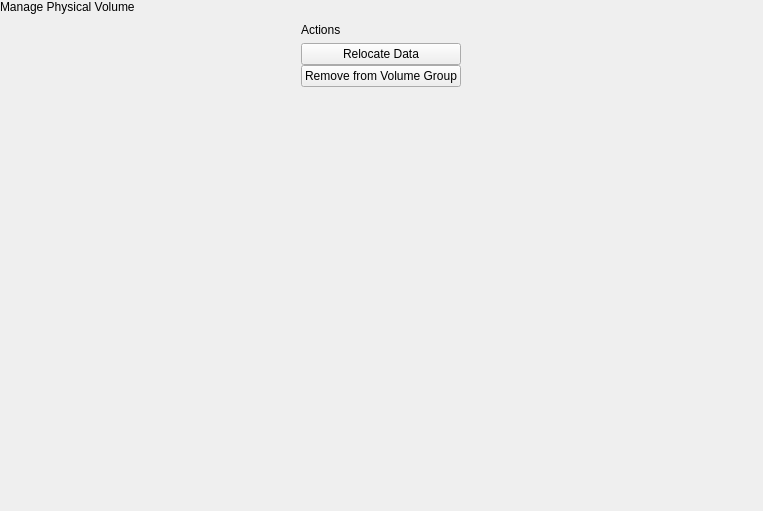
<?xml version="1.0" encoding="UTF-8"?>
<ui version="4.0">
 <class>PvRemovePopover</class>
 <widget class="QWidget" name="PvRemovePopover">
  <property name="geometry">
   <rect>
    <x>0</x>
    <y>0</y>
    <width>763</width>
    <height>511</height>
   </rect>
  </property>
  <property name="windowTitle">
   <string>Form</string>
  </property>
  <layout class="QVBoxLayout" name="verticalLayout">
   <property name="spacing">
    <number>0</number>
   </property>
   <property name="leftMargin">
    <number>0</number>
   </property>
   <property name="topMargin">
    <number>0</number>
   </property>
   <property name="rightMargin">
    <number>0</number>
   </property>
   <property name="bottomMargin">
    <number>0</number>
   </property>
   <item>
    <widget class="tStackedWidget" name="stackedWidget">
     <property name="currentIndex">
      <number>0</number>
     </property>
     <widget class="QWidget" name="settingsPage">
      <layout class="QVBoxLayout" name="verticalLayout_2">
       <property name="spacing">
        <number>0</number>
       </property>
       <property name="leftMargin">
        <number>0</number>
       </property>
       <property name="topMargin">
        <number>0</number>
       </property>
       <property name="rightMargin">
        <number>0</number>
       </property>
       <property name="bottomMargin">
        <number>0</number>
       </property>
       <item>
        <widget class="tTitleLabel" name="titleLabel">
         <property name="text">
          <string>Manage Physical Volume</string>
         </property>
        </widget>
       </item>
       <item alignment="Qt::AlignHCenter">
        <widget class="QWidget" name="actionsWidget" native="true">
         <layout class="QVBoxLayout" name="verticalLayout_3">
          <item>
           <widget class="tSubtitleLabel" name="label">
            <property name="text">
             <string>Actions</string>
            </property>
           </widget>
          </item>
          <item>
           <layout class="QVBoxLayout" name="verticalLayout_4">
            <property name="spacing">
             <number>0</number>
            </property>
            <item>
             <widget class="QPushButton" name="relocateButton">
              <property name="text">
               <string>Relocate Data</string>
              </property>
              <property name="icon">
               <iconset theme="lvm-pv-evict">
                <normaloff>../../libthefrisbee/operations</normaloff>../../libthefrisbee/operations</iconset>
              </property>
             </widget>
            </item>
            <item>
             <widget class="QPushButton" name="removeButton">
              <property name="text">
               <string>Remove from Volume Group</string>
              </property>
              <property name="icon">
               <iconset theme="edit-delete">
                <normaloff>.</normaloff>.</iconset>
              </property>
             </widget>
            </item>
           </layout>
          </item>
         </layout>
        </widget>
       </item>
       <item>
        <spacer name="verticalSpacer">
         <property name="orientation">
          <enum>Qt::Vertical</enum>
         </property>
         <property name="sizeHint" stdset="0">
          <size>
           <width>20</width>
           <height>40</height>
          </size>
         </property>
        </spacer>
       </item>
      </layout>
     </widget>
     <widget class="QWidget" name="relocatePage">
      <layout class="QVBoxLayout" name="verticalLayout_7">
       <property name="spacing">
        <number>0</number>
       </property>
       <property name="leftMargin">
        <number>0</number>
       </property>
       <property name="topMargin">
        <number>0</number>
       </property>
       <property name="rightMargin">
        <number>0</number>
       </property>
       <property name="bottomMargin">
        <number>0</number>
       </property>
       <item>
        <widget class="tTitleLabel" name="titleLabel_2">
         <property name="text">
          <string>Relocate Data</string>
         </property>
        </widget>
       </item>
       <item alignment="Qt::AlignHCenter">
        <widget class="QWidget" name="relocateDataWidget" native="true">
         <layout class="QVBoxLayout" name="verticalLayout_5">
          <item>
           <widget class="tSubtitleLabel" name="label_2">
            <property name="text">
             <string>Relocate Data?</string>
            </property>
           </widget>
          </item>
          <item>
           <widget class="QLabel" name="label_3">
            <property name="text">
             <string>Relocating data from this block will move extents from this block to other blocks in the volume group.</string>
            </property>
            <property name="wordWrap">
             <bool>true</bool>
            </property>
           </widget>
          </item>
          <item>
           <widget class="QLabel" name="label_4">
            <property name="text">
             <string>Once the data has been relocated, all extents on this block will be free.</string>
            </property>
            <property name="wordWrap">
             <bool>true</bool>
            </property>
           </widget>
          </item>
          <item>
           <widget class="QPushButton" name="doRelocateButton">
            <property name="text">
             <string>Relocate Data</string>
            </property>
            <property name="icon">
             <iconset theme="lvm-pv-evict">
              <normaloff>../../libthefrisbee/operations</normaloff>../../libthefrisbee/operations</iconset>
            </property>
           </widget>
          </item>
         </layout>
        </widget>
       </item>
       <item>
        <spacer name="verticalSpacer_2">
         <property name="orientation">
          <enum>Qt::Vertical</enum>
         </property>
         <property name="sizeHint" stdset="0">
          <size>
           <width>20</width>
           <height>40</height>
          </size>
         </property>
        </spacer>
       </item>
      </layout>
     </widget>
     <widget class="QWidget" name="removePage">
      <layout class="QVBoxLayout" name="verticalLayout_9">
       <property name="spacing">
        <number>0</number>
       </property>
       <property name="leftMargin">
        <number>0</number>
       </property>
       <property name="topMargin">
        <number>0</number>
       </property>
       <property name="rightMargin">
        <number>0</number>
       </property>
       <property name="bottomMargin">
        <number>0</number>
       </property>
       <item>
        <widget class="tTitleLabel" name="titleLabel_3">
         <property name="text">
          <string>Remove from Volume Group</string>
         </property>
        </widget>
       </item>
       <item alignment="Qt::AlignHCenter">
        <widget class="QWidget" name="removeWidget" native="true">
         <layout class="QVBoxLayout" name="verticalLayout_6">
          <item>
           <widget class="tSubtitleLabel" name="label_5">
            <property name="text">
             <string>Remove Options</string>
            </property>
           </widget>
          </item>
          <item>
           <widget class="QCheckBox" name="overwriteSpaceBox">
            <property name="text">
             <string>Also overwrite space</string>
            </property>
           </widget>
          </item>
          <item>
           <widget class="QPushButton" name="removeButton_2">
            <property name="text">
             <string>Remove from Volume Group</string>
            </property>
            <property name="icon">
             <iconset theme="edit-delete">
              <normaloff>.</normaloff>.</iconset>
            </property>
           </widget>
          </item>
         </layout>
        </widget>
       </item>
       <item>
        <spacer name="verticalSpacer_3">
         <property name="orientation">
          <enum>Qt::Vertical</enum>
         </property>
         <property name="sizeHint" stdset="0">
          <size>
           <width>20</width>
           <height>400</height>
          </size>
         </property>
        </spacer>
       </item>
      </layout>
     </widget>
     <widget class="QWidget" name="doRemovePage">
      <layout class="QVBoxLayout" name="verticalLayout_12">
       <property name="spacing">
        <number>0</number>
       </property>
       <property name="leftMargin">
        <number>0</number>
       </property>
       <property name="topMargin">
        <number>0</number>
       </property>
       <property name="rightMargin">
        <number>0</number>
       </property>
       <property name="bottomMargin">
        <number>0</number>
       </property>
       <item>
        <widget class="tTitleLabel" name="titleLabel_4">
         <property name="text">
          <string>Remove from Volume Group</string>
         </property>
        </widget>
       </item>
       <item alignment="Qt::AlignHCenter">
        <widget class="QWidget" name="doRemoveWidget" native="true">
         <layout class="QVBoxLayout" name="verticalLayout_11">
          <item>
           <widget class="tSubtitleLabel" name="label_7">
            <property name="text">
             <string>This is it!</string>
            </property>
           </widget>
          </item>
          <item>
           <widget class="QLabel" name="label_8">
            <property name="text">
             <string>Removing this block from the volume group will make its space unavailable to the volume group. Used extents in this block will first be moved to free extents in other blocks in the volume group.</string>
            </property>
            <property name="wordWrap">
             <bool>true</bool>
            </property>
           </widget>
          </item>
          <item>
           <widget class="QLabel" name="label_9">
            <property name="text">
             <string>This operation can take some time.</string>
            </property>
            <property name="wordWrap">
             <bool>true</bool>
            </property>
           </widget>
          </item>
          <item>
           <widget class="QPushButton" name="doRemoveButton">
            <property name="text">
             <string>Remove from Volume Group</string>
            </property>
            <property name="icon">
             <iconset theme="edit-delete">
              <normaloff>../../libthefrisbee/operations</normaloff>../../libthefrisbee/operations</iconset>
            </property>
           </widget>
          </item>
         </layout>
        </widget>
       </item>
       <item>
        <spacer name="verticalSpacer_4">
         <property name="orientation">
          <enum>Qt::Vertical</enum>
         </property>
         <property name="sizeHint" stdset="0">
          <size>
           <width>20</width>
           <height>368</height>
          </size>
         </property>
        </spacer>
       </item>
      </layout>
     </widget>
    </widget>
   </item>
  </layout>
 </widget>
 <customwidgets>
  <customwidget>
   <class>tStackedWidget</class>
   <extends>QStackedWidget</extends>
   <header location="global">tstackedwidget.h</header>
   <container>1</container>
   <slots>
    <signal>switchingFrame(int)</signal>
   </slots>
  </customwidget>
  <customwidget>
   <class>tTitleLabel</class>
   <extends>QLabel</extends>
   <header location="global">ttitlelabel.h</header>
   <slots>
    <signal>backButtonClicked()</signal>
   </slots>
  </customwidget>
  <customwidget>
   <class>tSubtitleLabel</class>
   <extends>QLabel</extends>
   <header location="global">tsubtitlelabel.h</header>
  </customwidget>
 </customwidgets>
 <resources/>
 <connections/>
</ui>
